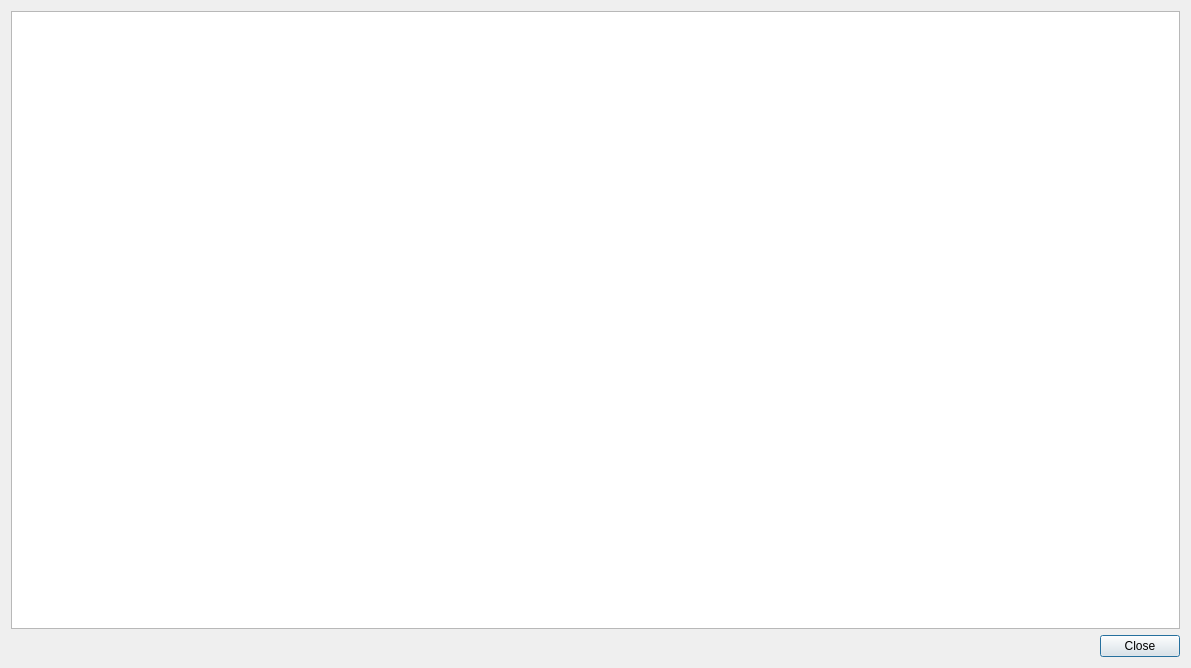
<?xml version="1.0" encoding="UTF-8"?>
<ui version="4.0">
 <class>SearchResultDialog</class>
 <widget class="QDialog" name="SearchResultDialog">
  <property name="geometry">
   <rect>
    <x>0</x>
    <y>0</y>
    <width>1191</width>
    <height>668</height>
   </rect>
  </property>
  <property name="windowTitle">
   <string>Dialog</string>
  </property>
  <layout class="QVBoxLayout" name="verticalLayout">
   <item>
    <widget class="QTableWidget" name="tableWidget"/>
   </item>
   <item>
    <widget class="QDialogButtonBox" name="buttonBox">
     <property name="standardButtons">
      <set>QDialogButtonBox::Close</set>
     </property>
    </widget>
   </item>
  </layout>
 </widget>
 <resources/>
 <connections/>
</ui>
